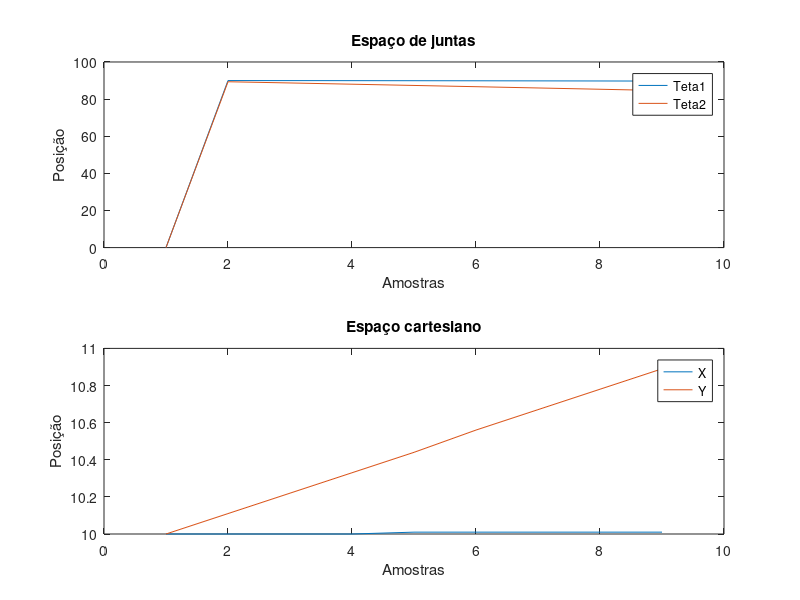

MATLAB code for this plot:
clc;
clear;
close;

load("dump.txt");
teta1 = dump([1:end],1);
teta2 = dump([1:end],2);
x     = dump([1:end],3);
y     = dump([1:end],4);

subplot(2,1,1);
plot([teta1,teta2]);
title("Espaço de juntas");
xlabel ("Amostras");
ylabel ("Posição");
%text (pi, 0.7, "arbitrary text");
legend ("Teta1", "Teta2");

subplot(2,1,2);
plot([x,y]);
title("Espaço cartesiano")
xlabel ("Amostras");
ylabel ("Posição");

%text (pi, 0.7, "arbitrary text");
legend ("X", "Y");